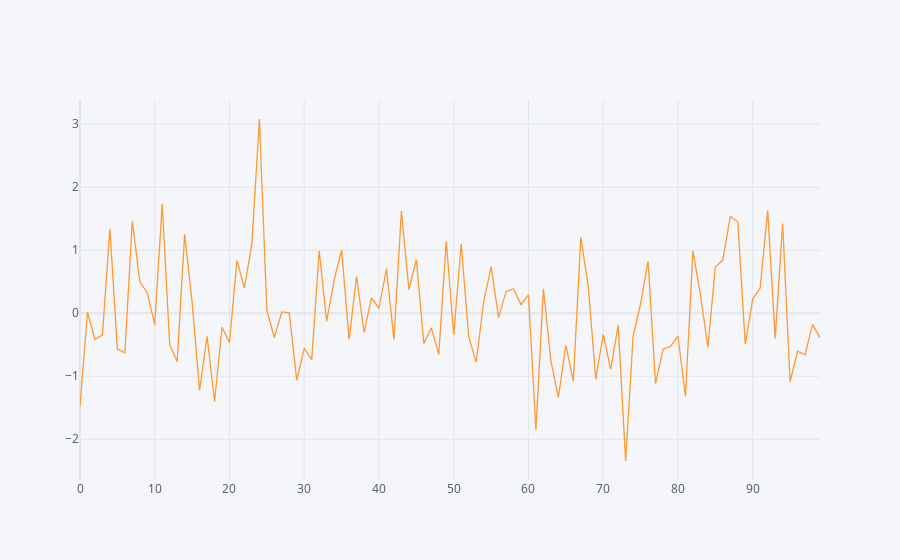

This figure's notebook cell:
### Code cell
df[["A"]].iplot()

### Figure 1 — Plotly figure (JSON) as saved in the notebook; plotly's stock layout.template omitted (floating-point values rounded to 4 significant figures)
{"data": [{"line": {"color": "rgba(255, 153, 51, 1.0)", "dash": "solid", "shape": "linear", "width": 1.3}, "mode": "lines", "name": "A", "text": "", "type": "scatter", "x": [0, 1, 2, 3, 4, 5, 6, 7, 8, 9, 10, 11, 12, 13, 14, 15, 16, 17, 18, 19, 20, 21, 22, 23, 24, 25, 26, 27, 28, 29, 30, 31, 32, 33, 34, 35, 36, 37, 38, 39, 40, 41, 42, 43, 44, 45, 46, 47, 48, 49, 50, 51, 52, 53, 54, 55, 56, 57, 58, 59, 60, 61, 62, 63, 64, 65, 66, 67, 68, 69, 70, 71, 72, 73, 74, 75, 76, 77, 78, 79, 80, 81, 82, 83, 84, 85, 86, 87, 88, 89, 90, 91, 92, 93, 94, 95, 96, 97, 98, 99], "y": [-1.48, 0.0157, -0.4136, -0.3458, 1.341, -0.5699, -0.6287, 1.464, 0.5032, 0.3215, -0.1809, 1.733, -0.4971, -0.7693, 1.252, 0.1734, -1.225, -0.366, -1.401, -0.2219, -0.4675, 0.8382, 0.397, 1.107, 3.084, 0.04294, -0.3855, 0.02059, 0.005484, -1.066, -0.5541, -0.7387, 0.9896, -0.1276, 0.5291, 1.005, -0.416, 0.5807, -0.3068, 0.2429, 0.07886, 0.7082, -0.4164, 1.623, 0.3765, 0.8529, -0.4808, -0.2325, -0.654, 1.146, -0.3457, 1.099, -0.3712, -0.7774, 0.1733, 0.74, -0.06537, 0.3418, 0.3891, 0.1362, 0.2927, -1.858, 0.3892, -0.7553, -1.338, -0.511, -1.077, 1.207, 0.4263, -1.046, -0.3388, -0.8911, -0.1893, -2.347, -0.3618, 0.1529, 0.8256, -1.119, -0.571, -0.5261, -0.3625, -1.322, 0.9884, 0.2967, -0.5424, 0.7332, 0.8439, 1.539, 1.452, -0.4924, 0.2241, 0.3996, 1.634, -0.4017, 1.426, -1.088, -0.604, -0.6621, -0.1763, -0.3888]}], "layout": {"legend": {"bgcolor": "#F5F6F9", "font": {"color": "#4D5663"}}, "paper_bgcolor": "#F5F6F9", "plot_bgcolor": "#F5F6F9", "title": {"font": {"color": "#4D5663"}}, "xaxis": {"gridcolor": "#E1E5ED", "showgrid": true, "tickfont": {"color": "#4D5663"}, "title": {"font": {"color": "#4D5663"}, "text": ""}, "zerolinecolor": "#E1E5ED"}, "yaxis": {"gridcolor": "#E1E5ED", "showgrid": true, "tickfont": {"color": "#4D5663"}, "title": {"font": {"color": "#4D5663"}, "text": ""}, "zerolinecolor": "#E1E5ED"}}}
